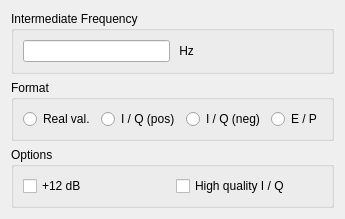
        <widget class="QWidget" name="tabOutput">
         <attribute name="title">
          <string>Output</string>
         </attribute>
         <layout class="QVBoxLayout" name="verticalLayout_3">
          <property name="spacing">
           <number>6</number>
          </property>
          <property name="margin">
           <number>11</number>
          </property>
          <item>
           <widget class="QGroupBox" name="ButtonGroupIF">
            <property name="sizePolicy">
             <sizepolicy hsizetype="Minimum" vsizetype="Minimum">
              <horstretch>0</horstretch>
              <verstretch>0</verstretch>
             </sizepolicy>
            </property>
            <property name="title">
             <string>Intermediate Frequency</string>
            </property>
            <layout class="QHBoxLayout" name="horizontalLayout_2">
             <item>
              <widget class="QLineEdit" name="LineEditSndCrdIF">
               <property name="sizePolicy">
                <sizepolicy hsizetype="Minimum" vsizetype="Minimum">
                 <horstretch>0</horstretch>
                 <verstretch>0</verstretch>
                </sizepolicy>
               </property>
               <property name="minimumSize">
                <size>
                 <width>90</width>
                 <height>0</height>
                </size>
               </property>
               <property name="maxLength">
                <number>24</number>
               </property>
              </widget>
             </item>
             <item>
              <widget class="QLabel" name="TextLabelIFUnit">
               <property name="sizePolicy">
                <sizepolicy hsizetype="Minimum" vsizetype="Minimum">
                 <horstretch>0</horstretch>
                 <verstretch>0</verstretch>
                </sizepolicy>
               </property>
               <property name="text">
                <string> Hz</string>
               </property>
               <property name="wordWrap">
                <bool>false</bool>
               </property>
               <property name="indent">
                <number>-1</number>
               </property>
              </widget>
             </item>
            </layout>
           </widget>
          </item>
          <item>
           <widget class="QGroupBox" name="GroupBoxOutput">
            <property name="sizePolicy">
             <sizepolicy hsizetype="Minimum" vsizetype="Minimum">
              <horstretch>0</horstretch>
              <verstretch>0</verstretch>
             </sizepolicy>
            </property>
            <property name="title">
             <string>Format</string>
            </property>
            <property name="radioButtonExclusive" stdset="0">
             <bool>true</bool>
            </property>
            <layout class="QVBoxLayout" name="verticalLayout_7">
             <item>
              <layout class="QHBoxLayout" name="horizontalLayout_3">
               <item>
                <widget class="QRadioButton" name="RadioButtonOutReal">
                 <property name="sizePolicy">
                  <sizepolicy hsizetype="Minimum" vsizetype="Minimum">
                   <horstretch>0</horstretch>
                   <verstretch>0</verstretch>
                  </sizepolicy>
                 </property>
                 <property name="text">
                  <string>Real val.</string>
                 </property>
                 <attribute name="buttonGroup">
                  <string notr="true">ButtonGroupOutput</string>
                 </attribute>
                </widget>
               </item>
               <item>
                <widget class="QRadioButton" name="RadioButtonOutIQPos">
                 <property name="sizePolicy">
                  <sizepolicy hsizetype="Minimum" vsizetype="Minimum">
                   <horstretch>0</horstretch>
                   <verstretch>0</verstretch>
                  </sizepolicy>
                 </property>
                 <property name="text">
                  <string>I / Q (pos)</string>
                 </property>
                 <attribute name="buttonGroup">
                  <string notr="true">ButtonGroupOutput</string>
                 </attribute>
                </widget>
               </item>
               <item>
                <widget class="QRadioButton" name="RadioButtonOutIQNeg">
                 <property name="sizePolicy">
                  <sizepolicy hsizetype="Minimum" vsizetype="Minimum">
                   <horstretch>0</horstretch>
                   <verstretch>0</verstretch>
                  </sizepolicy>
                 </property>
                 <property name="text">
                  <string>I / Q (neg)</string>
                 </property>
                 <attribute name="buttonGroup">
                  <string notr="true">ButtonGroupOutput</string>
                 </attribute>
                </widget>
               </item>
               <item>
                <widget class="QRadioButton" name="RadioButtonOutEP">
                 <property name="sizePolicy">
                  <sizepolicy hsizetype="Minimum" vsizetype="Minimum">
                   <horstretch>0</horstretch>
                   <verstretch>0</verstretch>
                  </sizepolicy>
                 </property>
                 <property name="text">
                  <string>E / P</string>
                 </property>
                 <attribute name="buttonGroup">
                  <string notr="true">ButtonGroupOutput</string>
                 </attribute>
                </widget>
               </item>
              </layout>
             </item>
            </layout>
           </widget>
          </item>
          <item>
           <widget class="QGroupBox" name="GroupBoxOutputOption">
            <property name="sizePolicy">
             <sizepolicy hsizetype="Minimum" vsizetype="Minimum">
              <horstretch>0</horstretch>
              <verstretch>0</verstretch>
             </sizepolicy>
            </property>
            <property name="title">
             <string>Options</string>
            </property>
            <layout class="QHBoxLayout" name="horizontalLayout_7">
             <item>
              <widget class="QCheckBox" name="CheckBoxAmplifiedOutput">
               <property name="sizePolicy">
                <sizepolicy hsizetype="Minimum" vsizetype="Minimum">
                 <horstretch>0</horstretch>
                 <verstretch>0</verstretch>
                </sizepolicy>
               </property>
               <property name="text">
                <string>+12 dB</string>
               </property>
              </widget>
             </item>
             <item>
              <widget class="QCheckBox" name="CheckBoxHighQualityIQ">
               <property name="sizePolicy">
                <sizepolicy hsizetype="Minimum" vsizetype="Minimum">
                 <horstretch>0</horstretch>
                 <verstretch>0</verstretch>
                </sizepolicy>
               </property>
               <property name="text">
                <string>High quality I / Q</string>
               </property>
              </widget>
             </item>
            </layout>
           </widget>
          </item>
          <item>
           <spacer name="verticalSpacer_3">
            <property name="orientation">
             <enum>Qt::Vertical</enum>
            </property>
            <property name="sizeHint" stdset="0">
             <size>
              <width>20</width>
              <height>0</height>
             </size>
            </property>
           </spacer>
          </item>
         </layout>
        </widget>
